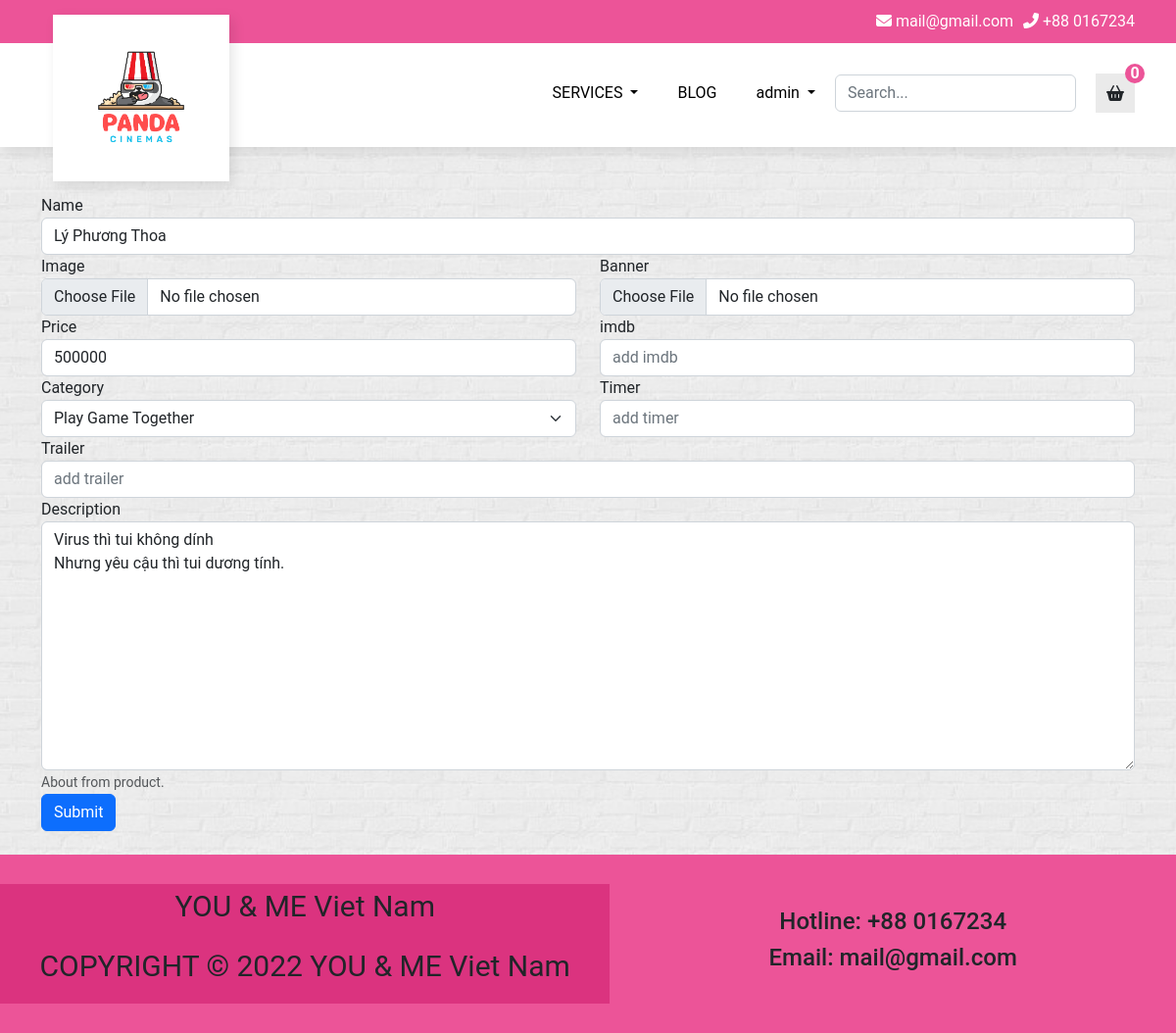
/edit_product.php?id=46 (signed in), run on the app's committed database.
### tables this page shows
CREATE TABLE `product` (
  `id` int(11) NOT NULL,
  `name` varchar(50) NOT NULL,
  `dob` date NOT NULL,
  `gender` enum('male','female','other') NOT NULL,
  `phone_number` varchar(10) NOT NULL,
  `description` text NOT NULL,
  `price` int(11) NOT NULL,
  `images` varchar(255) NOT NULL,
  `category_id` int(11) NOT NULL,
  `stt` enum('available','rented') NOT NULL,
  `product_view` int(11) NOT NULL DEFAULT 0
);

CREATE TABLE `category` (
  `id` int(11) NOT NULL,
  `name` varchar(255) NOT NULL
);

### models/Model.php (called while the page is built, shortened)
<?php
class Model
{
    public static $connection = NULL;
    public function __construct()
    {
        if (!self::$connection) {
            self::$connection = new mysqli(DB_HOST, DB_USER, DB_PASS, DB_NAME);
            self::$connection->set_charset('utf8mb4');
        }
        return self::$connection;
    }
}

### data.php (called while the page is built, shortened)
<?php
$productModel = new ProductModel();
$categoryModel = new CatGoryModel();
$categories = $categoryModel->getAllCatgory();

### models/ProductModel.php (called while the page is built, shortened)
<?php
class ProductModel extends Model
{
    public function getProductByID($id)
    {
        $sql = parent::$connection->prepare("SELECT * FROM product WHERE id = ?");
        $sql->bind_param("s", $id);
        $sql->execute();
        $items = $sql->get_result()->fetch_all(MYSQLI_ASSOC);
        return $items[0];
    }
}

### models/CatgoryModel.php (called while the page is built, shortened)
<?php
class CatgoryModel extends Model
{
    public function getAllCatgory()
    {
        $sql = parent::$connection->prepare('SELECT * FROM `category`');
        $sql->execute();
        $items = $sql->get_result()->fetch_all(MYSQLI_ASSOC);
        return $items;
    }
}

### edit_product.php (the view, shortened to what this page needs)
<?php
include "data.php";
$id = $_GET['id'];
?>
<!DOCTYPE html>
<html lang="en">
<head>
    <link rel="stylesheet" href="./public/css/bootstrap.min.css">
    <link rel="stylesheet" href="./public/css/all.min.css">
    <link rel="stylesheet" href="./public/css/style.css">
</head>
<body>
    <?php
    include 'header.php';
    $product = $productModel->getProductByID($id);
    ?>
    <div class="container">
        <form class="mt-5" action="" method="POST" enctype="multipart/form-data">
            <div class="form-group">
                <label for="name">Name</label>
                <input type="text" class="form-control" id="name" name="name" placeholder="Enter movie's name" value="<?php echo $product['name'] ?>">
            </div>
            <div class="row">
                <div class="form-group col-6">
                    <label for="image">Image</label>
                    <input type="file" class="form-control" id="image" name="image" accept="image/png, image/gif, image/jpeg, image/webp">
                </div>
                <div class="form-group col-6">
                    <label for="banner">Banner</label>
                    <input type="file" class="form-control" id="banner" name="banner" accept="image/png, image/gif, image/jpeg, image/webp">
                </div>
            </div>
            <div class="row">
                <div class="form-group col-6">
                    <label for="price">Price</label>
                    <input type="number" class="form-control" id="price" name="price" placeholder="add price" value="<?php echo $product['price'] ?>">
                </div>
                <div class="form-group col-6">
                    <label for="imdb">imdb</label>
                    <input type="number" class="form-control" id="imdb" name="imdb" placeholder="add imdb" min="1" max="10" step="0.1" value="<?php echo $product['imdb'] ?>" oninput=(checkMinMax(this))>
                </div>
            </div>
            <div class="row">
                <div class="input-radio col-6">
                    <label for="category">Category</label>
                    <select id="category" name="category_id" class="form-select">
                        <?php
                        foreach ($categories as $category) { ?>
                            <option value=<?php echo  $category['id'] ?> <?php if ($category['id'] == $product['category_id']) echo 'selected' ?>><?php echo $category['name'] ?></option>
                        <?php
                        }
                        ?>
                    </select>
                </div>
                <div class="form-group col-6">
                    <label for="timer">Timer</label>
                    <input type="number" class="form-control" id="timer" name="timer" placeholder="add timer" value="<?php echo $product['timer'] ?>">
                </div>
            </div>
            <div class="form-group">
                <label for="trailer">Trailer</label>
                <input type="text" class="form-control" id="trailer" name="trailer" placeholder="add trailer" value="<?php echo $product['trailer'] ?>">
            </div>
            <div class="form-group">
                <label for="description">Description</label>
                <textarea class="form-control" name="description" id="description" cols="30" rows="10"><?php echo $product['description'] ?></textarea>
                <small id="emailHelp" class="form-text text-muted">About from product.</small>
            </div>
            <button type="submit" class="btn btn-primary">Submit</button>
        </form>
    </div>
    <?php include 'footer.php' ?>
</body>
</html>

### public/css/style.css (style rules this page uses)
body { min-height: 100vh; display: flex; flex-direction: column; font-family: "Roboto", sans-serif; background: url(../images/pattern-1-1.jpeg) center center fixed; background-repeat: repeat-y; -webkit-background-size: cover; -moz-background-size: cover; -o-background-size: cover; background-size: cover; }

### data on the page
product: name "Lý Phương Thoa", price "500000", category_id "Play Game Together", description "Virus thì tui không dính Nhưng yêu cậu thì tui dương tính."

### other printed values
substr($_SESSION['user']['name'], 0, 20) "admin"
